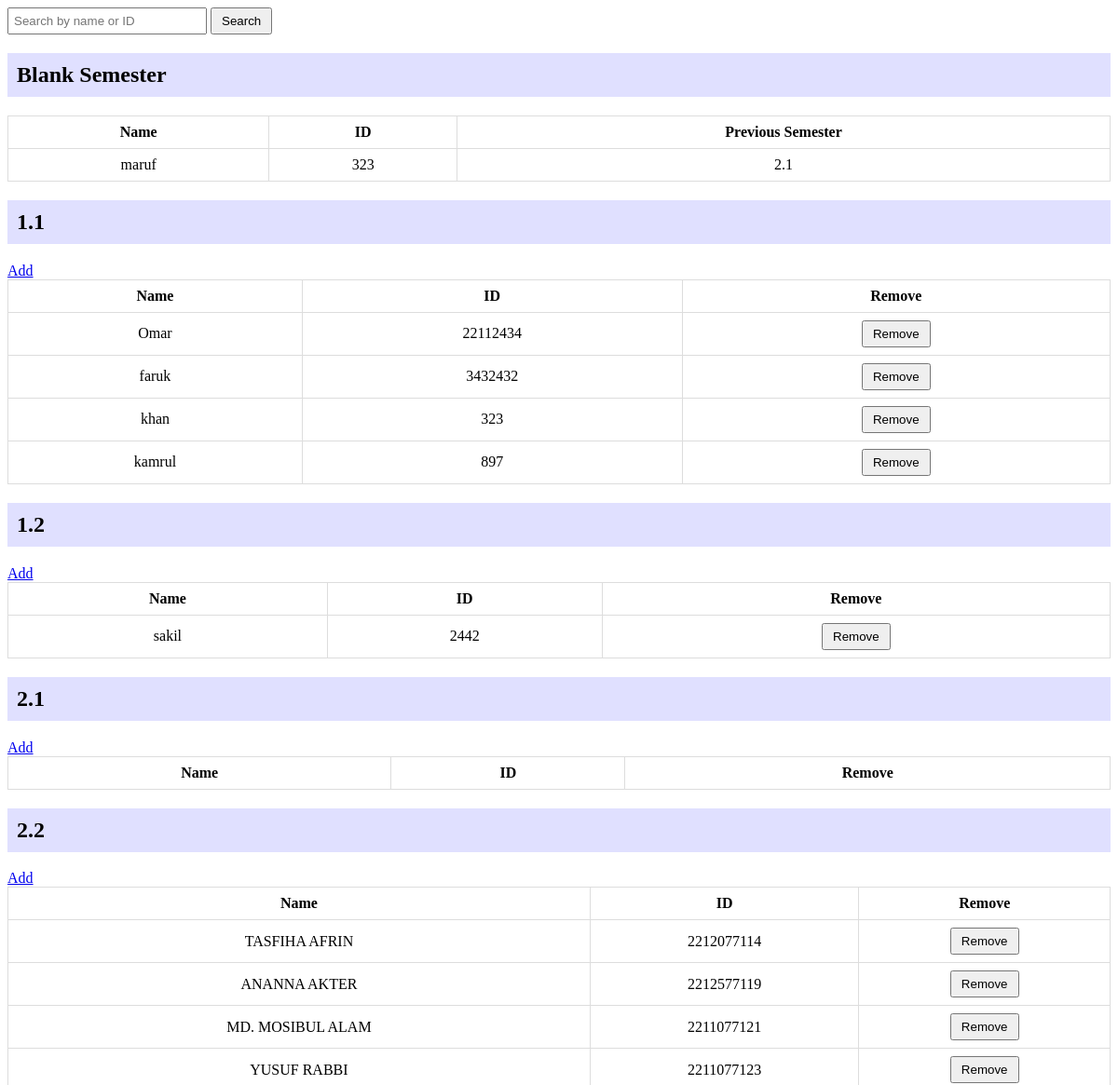
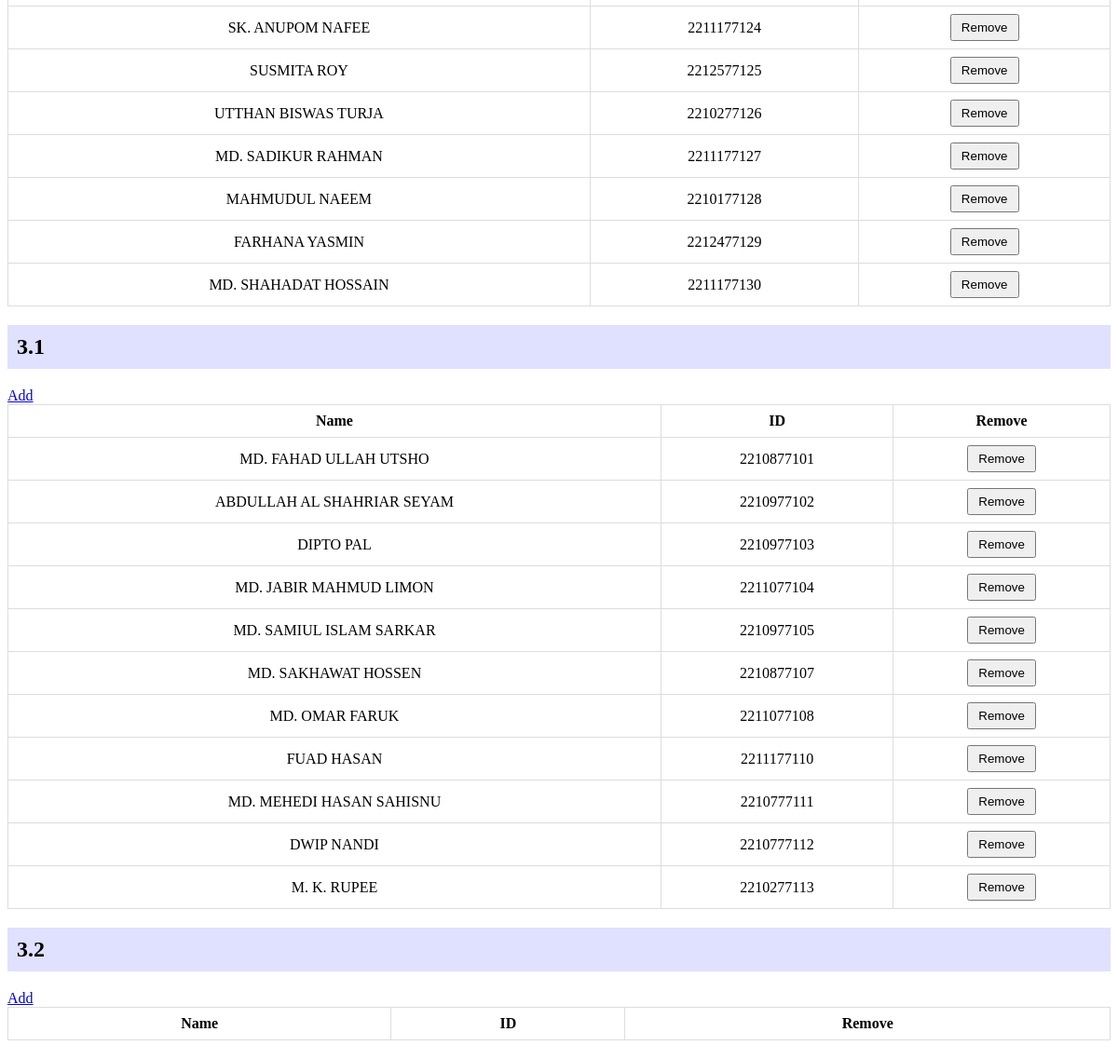
The page / on the database its author committed (2 pictures, top to bottom).
### student/models.py (models this page shows, shortened)
class Student(models.Model):
    name = models.CharField(max_length=100)
    student_id = models.CharField(max_length=20)
    semester = models.ForeignKey(Semester, null=True, blank=True, on_delete=models.SET_NULL)
    previous_semester = models.ForeignKey(Semester, null=True, blank=True, on_delete=models.SET_NULL, related_name="previous_semester")

class Semester(models.Model):
    name = models.CharField(max_length=50)
    year = models.CharField(max_length=5, null=True)
    def __str__(self):
        return self.name

### student/views.py (the view)
# urls.py: path('', views.student_list, name='student_list'),
def student_list(request):
    search_query = request.GET.get("search", "")
    semesters = Semester.objects.all()
    students_by_semester = {}
    for semester in semesters:
        students = semester.student_set.filter(
            Q(name__icontains=search_query) | Q(student_id__icontains=search_query)
        )
        students_by_semester[semester] = students
    blank_students = Student.objects.filter(semester=None).filter(
        Q(name__icontains=search_query) | Q(student_id__icontains=search_query)
    )
    return render(request, 'students/student_list.html', {
        'students_by_semester': students_by_semester,
        'blank_students': blank_students,
        'search_query': search_query
    })

### student/templates/students/student_list.html (shortened to what this page needs)
<!DOCTYPE html>
<html lang="en">
<head>
</head>
<body>
    <form method="get">
        <input type="text" name="search" placeholder="Search by name or ID" value="{{ search_query }}">
        <button type="submit">Search</button>
    </form>
    <h2>Blank Semester</h2>
    <table border="1">
        <tr>
            <th>Name</th>
            <th>ID</th>
            <th>Previous Semester</th>
        </tr>
        {% for student in blank_students %}
        <tr>
            <td>{{ student.name }}</td>
            <td>{{ student.student_id }}</td>
            <td>{{ student.previous_semester}}</td>
        </tr>
        {% endfor %}
    </table>
    {% for semester, students in students_by_semester.items %}
    <h2>{{ semester.name }}</h2>
    <a href="{% url 'assign_students' semester.id %}">Add</a>
    <table border="1">
        <tr>
            <th>Name</th>
            <th>ID</th>
            <th>Remove</th>
        </tr>
        {% for student in students %}
        <tr>
            <td>{{ student.name }}</td>
            <td>{{ student.student_id }}</td>
            <td>
                <form method="post" action="{% url 'remove_student' student.id %}">
                    <button type="submit">Remove</button>
                </form>
            </td>
        </tr>
        {% endfor %}
    </table>
    {% endfor %}
</body>
</html>

### student/templates/students/student_list.html (style rules this page uses)
table { width: 100%; margin-bottom: 20px; border-collapse: collapse; }
th, td { padding: 8px; border: 1px solid #ddd; text-align: center; }
h2 { background-color: #e0e0ff; padding: 10px; }
input[type="text"] { padding: 5px; width: 200px; }
button { padding: 5px 10px; }

### rows shown on the page
Student: name "maruf", student_id "323", previous_semester "2.1"
Semester: name "1.1"
Student: name "Omar", student_id "22112434"
Student: name "faruk", student_id "3432432"
Student: name "khan", student_id "323"
Student: name "kamrul", student_id "897"
Semester: name "1.2"
Student: name "sakil", student_id "2442"
Semester: name "2.1"
Semester: name "2.2"
Student: name "TASFIHA AFRIN", student_id "2212077114"
Student: name "ΑΝΑΝΝΑ ΑKTER", student_id "2212577119"
Student: name "MD. MOSIBUL ALAM", student_id "2211077121"
Student: name "YUSUF RABBI", student_id "2211077123"
Student: name "SK. ANUPOM NAFEE", student_id "2211177124"
Student: name "SUSMITA ROY", student_id "2212577125"
Student: name "UTTHAN BISWAS TURJA", student_id "2210277126"
Student: name "MD. SADIKUR RAHMAN", student_id "2211177127"
Student: name "MAHMUDUL NAEEM", student_id "2210177128"
Student: name "FARHANA YASMIN", student_id "2212477129"
Student: name "MD. SHAHADAT HOSSAIN", student_id "2211177130"
Semester: name "3.1"
Student: name "MD. FAHAD ULLAH UTSHO", student_id "2210877101"
Student: name "ABDULLAH AL SHAHRIAR SEYAM", student_id "2210977102"
Student: name "DIPTO PAL", student_id "2210977103"
Student: name "MD. JABIR MAHMUD LIMON", student_id "2211077104"
Student: name "MD. SAMIUL ISLAM SARKAR", student_id "2210977105"
Student: name "MD. SAKHAWAT HOSSEN", student_id "2210877107"
Student: name "MD. OMAR FARUK", student_id "2211077108"
Student: name "FUAD HASAN", student_id "2211177110"
Student: name "MD. MEHEDI HASAN SAHISNU", student_id "2210777111"
Student: name "DWIP NANDI", student_id "2210777112"
Student: name "M. K. RUPEE", student_id "2210277113"
Semester: name "3.2"
